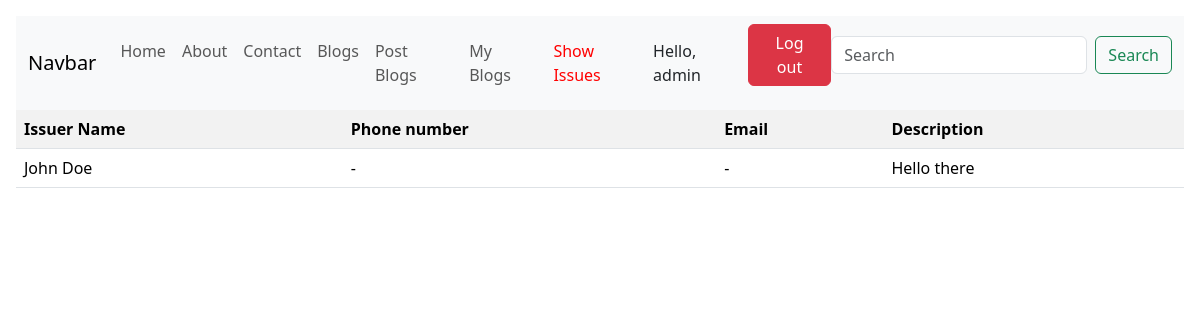
The app's page /show_issues/ (signed in), older data.
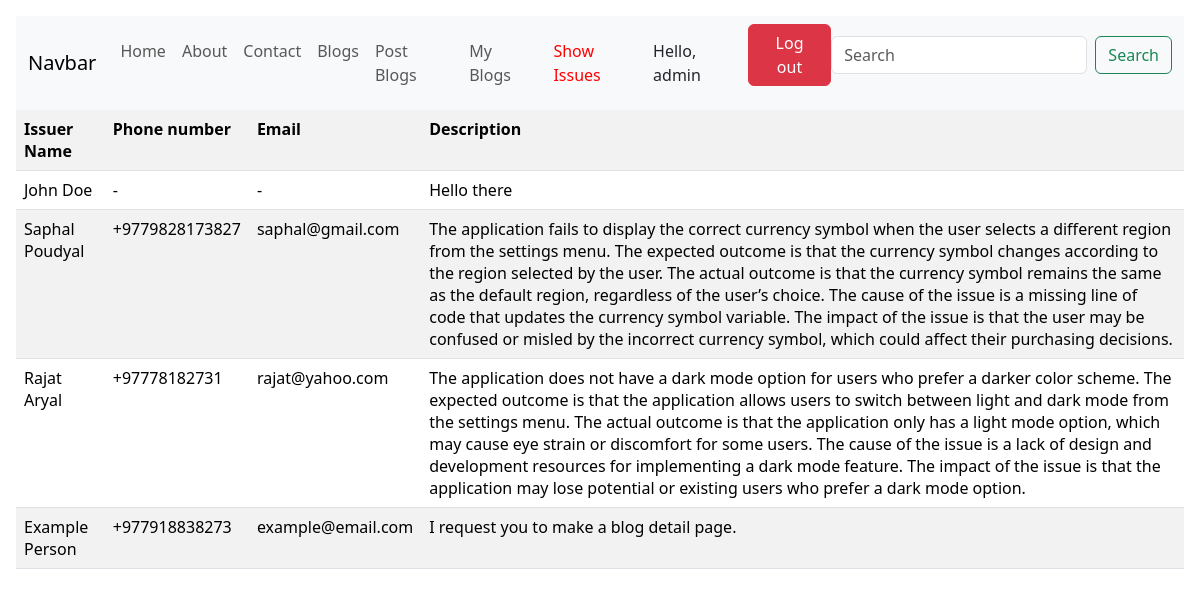
The same page, newer data.
### blog_app/models.py (models this page shows)
class ContactModel(models.Model) :
    name = models.CharField(max_length=50, blank=False)
    phone_no = models.CharField(max_length=15, blank=True , null=True)
    email = models.EmailField(blank=True) # Blank = True for testing purpose
    issue_description = models.TextField(blank=True, null=True)

### blog_app/views.py (the view)
# urls.py: path('show_issues/', show_issues_view, name='show_issues'),
@login_required(login_url='/')
@staff_member_required
def show_issues_view(request: HttpRequest) :
    contact_queryset = ContactModel.objects.all()
    return render(request, 'blog_app/show_issues.html' , {
        'issues' : contact_queryset
    })

### blog_app/templates/blog_app/show_issues.html
{% extends "blog_app/base.html" %}
{% load static %}
{% block showissuesactive %}active{% endblock showissuesactive %}
{% block body %}
<table class='table table-striped table-hover'>
    <tr>
        <th scope="col" >Issuer Name</td>
        <th scope="col" >Phone number</td>
        <th scope="col" >Email</td>
        <th scope="col" >Description</td>
    </tr>
    {% for issue in issues %}
    <tr>
        <td class="table-information">{{ issue.name }}</td>
        <td class="table-information">{{ issue.phone_no|default:"-" }}</td>
        <td class="table-information">{{ issue.email|default:"-" }}</td>
        <td class="table-information">{{ issue.issue_description }}</td>
    </tr>
    {% endfor %}
</table>
{% endblock body %}

Row changes from the older to the newer data that the page shows:
added ContactModel: name "Saphal Poudyal", phone_no "+9779828173827", email "saphal@gmail.com", issue_description "The application fails to display the correct currency symbol when the user selects a different region from the settings menu. The expected outcome is that the currency symbol changes according to the region selected by the user. The actual outcome is that the currency symbol remains the same as the default region, regardless of the user’s choice. The cause of the issue is a missing line of code that updates the currency symbol variable. The impact of the issue is that the user may be confused or misled by the incorrect currency symbol, which could affect their purchasing decisions."
added ContactModel: name "Rajat Aryal", phone_no "+97778182731", email "rajat@yahoo.com", issue_description "The application does not have a dark mode option for users who prefer a darker color scheme. The expected outcome is that the application allows users to switch between light and dark mode from the settings menu. The actual outcome is that the application only has a light mode option, which may cause eye strain or discomfort for some users. The cause of the issue is a lack of design and development resources for implementing a dark mode feature. The impact of the issue is that the application may lose potential or existing users who prefer a dark mode option."
added ContactModel: name "Example Person", phone_no "+977918838273", email "example@email.com", issue_description "I request you to make a blog detail page."
